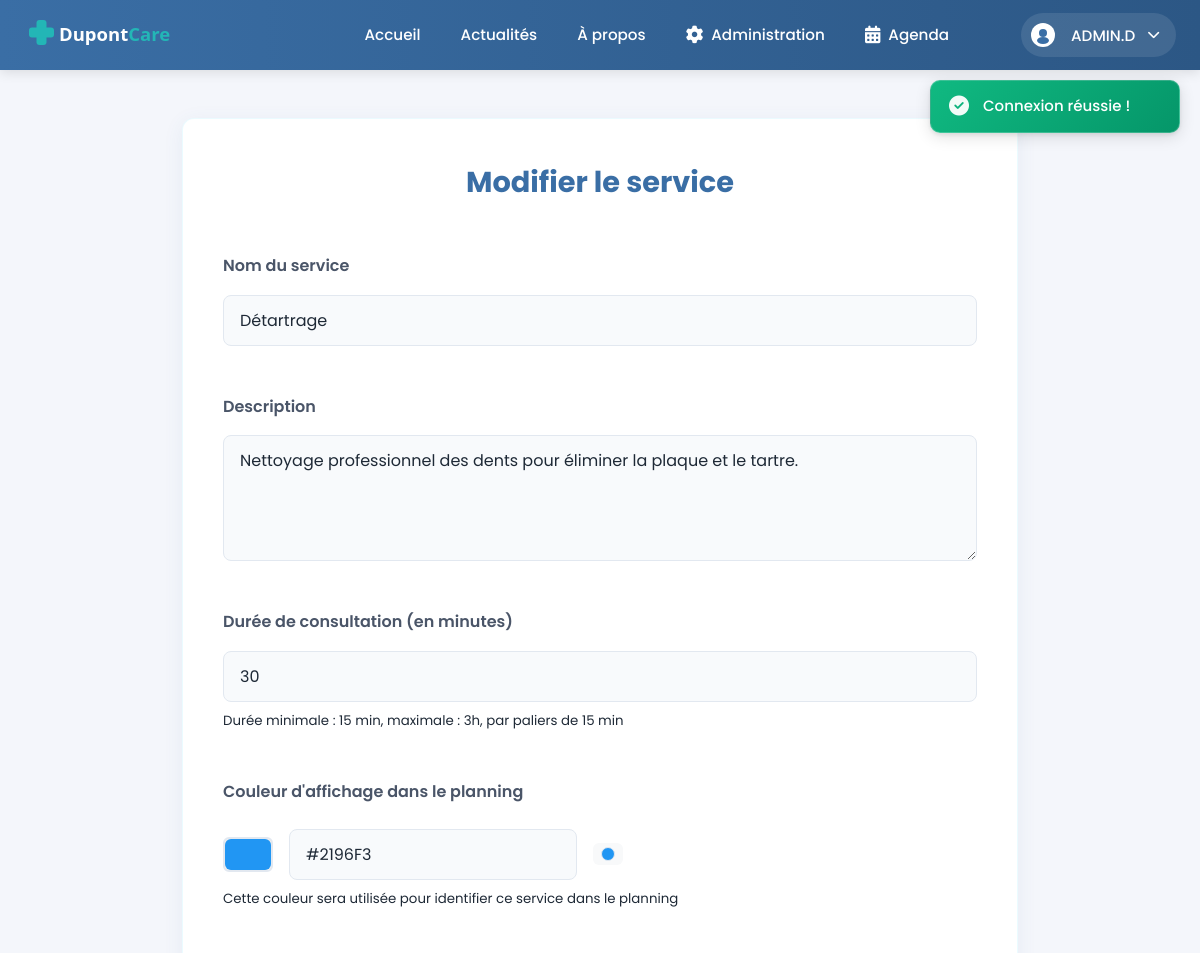
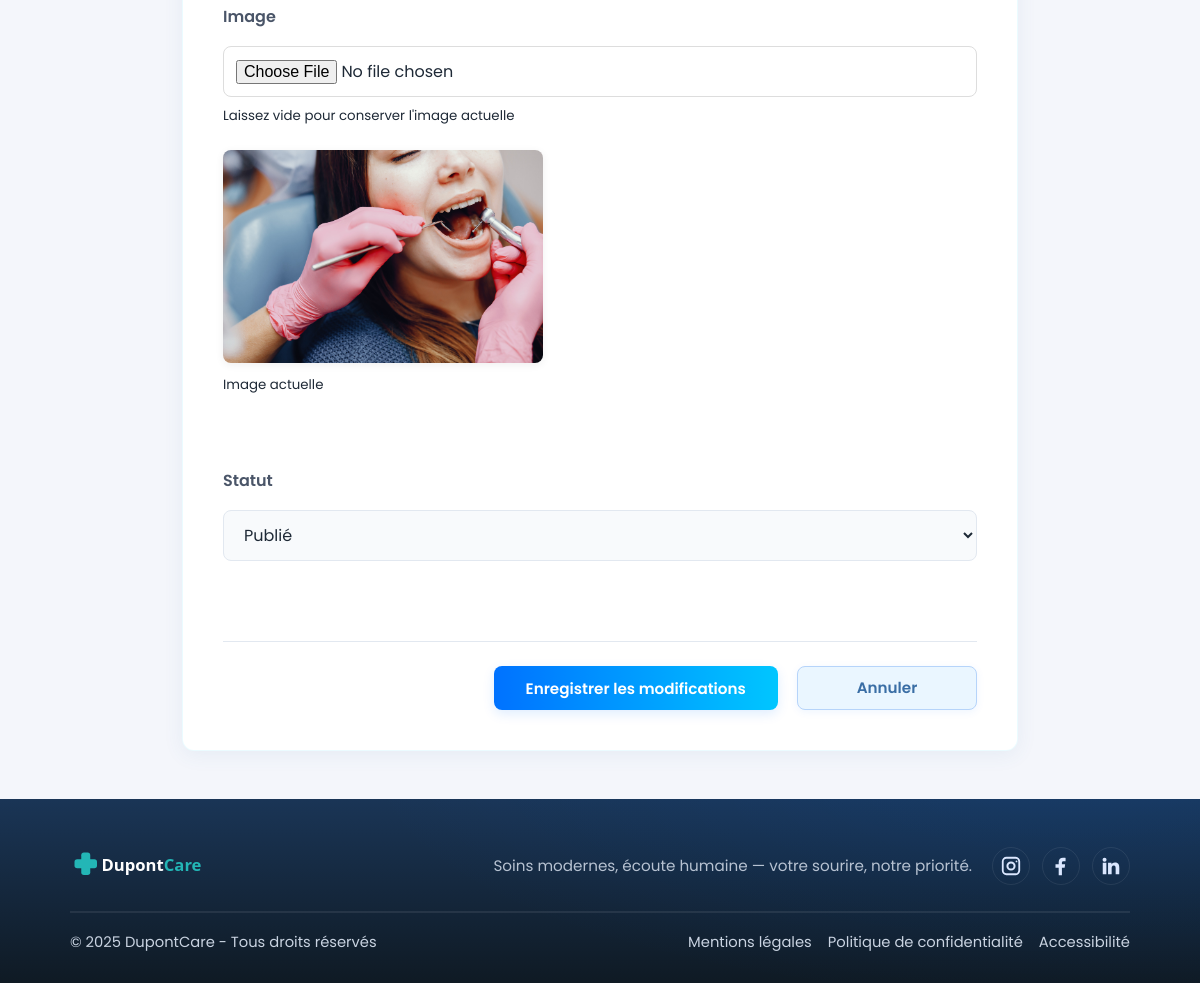
/index.php?page=services&action=edit&id=2 (signed in), run on the app's committed database (2 pictures, top to bottom).
### tables this page shows
CREATE TABLE `service` (
  `id` int(10) UNSIGNED NOT NULL,
  `titre` varchar(200) NOT NULL,
  `description` mediumtext NOT NULL,
  `statut` enum('BROUILLON','PUBLIE','ARCHIVE') NOT NULL DEFAULT 'BROUILLON',
  `image` varchar(255) DEFAULT NULL,
  `ordre` int(11) NOT NULL DEFAULT 0,
  `duree` int(11) NOT NULL DEFAULT 30,
  `couleur` varchar(7) DEFAULT '#4CAF50'
);

### app/controllers/ServicesController.php (called while the page is built, shortened)
<?php
class ServicesController {
    private $serviceModel;
    public function __construct() {
        $this->serviceModel = new ServiceModel();
    }
    public function edit($id) {
        $service = $this->serviceModel->getServiceByIdAdmin($id);
        require_once 'app/views/service/service-update.php';
    }
}

### app/core/App.php (called while the page is built, shortened)
<?php
class App {
    public function run() {
        $action = isset($_GET['action']) ? strtolower($_GET['action']) : 'index';
        $method = strtolower(trim($action));
        $params = [];
        if (isset($_GET['id'])) {
            $params[] = $_GET['id'];
        }
        try {
            $controller = new $controllerClass();
            call_user_func_array([$controller, $method], $params);
        } catch (\Exception $e) {
            http_response_code(404);
            include __DIR__ . '/../views/error/404.php';
        }
    }
}

### index.php (called while the page is built, shortened)
<?php
$app = new App();
$app->run();

### app/models/database.php (called while the page is built, shortened)
<?php
class Database {
    private static $instance = null;
    private $connection;
    private function __construct() {
        $host = DB_HOST;
        $dbname = DB_NAME;
        $user = DB_USER;
        $pass = DB_PASS;
        $charset = DB_CHARSET;
        $options = [
            PDO::ATTR_ERRMODE => PDO::ERRMODE_EXCEPTION,
            PDO::ATTR_DEFAULT_FETCH_MODE => PDO::FETCH_ASSOC,
            PDO::MYSQL_ATTR_INIT_COMMAND => "SET NAMES $charset"
        ];
        try {
            $this->connection = new PDO(
                "mysql:host=$host;dbname=$dbname;charset=$charset",
                $user,
                $pass,
                $options
            );
        } catch (PDOException $e) {
            die('Erreur connexion BDD : ' . $e->getMessage());
        }
    }
    public function prepare($sql) {
        return $this->connection->prepare($sql);
    }
    public static function getInstance() {
        if (self::$instance === null) {
            self::$instance = new self();
        }
        return self::$instance;
    }
}

### app/core/Model.php (called while the page is built, shortened)
<?php
abstract class Model {
    public function __construct() {
        $this->db = Database::getInstance();
    }
}

### app/models/ServiceModel.php (called while the page is built, shortened)
<?php
class ServiceModel extends Model {
    public function getServiceByIdAdmin($id) {
        $sql = "SELECT * FROM service WHERE id = ?";
        $stmt = $this->db->prepare($sql);
        $stmt->execute([$id]);
        return $stmt->fetch();
    }
}

### app/views/service/service-update.php (the view, shortened to what this page needs)
<?php
require_once __DIR__ . '/../templates/header.php';
?>
<link rel="stylesheet" href="<?php echo BASE_URL; ?>/css/modules/service/service-update.css">
<link rel="stylesheet" href="<?php echo BASE_URL; ?>/css/components/color-picker.css">
<section class="service-update-section">
    <form class="service-update-form" method="post" enctype="multipart/form-data" action="index.php?page=services&action=edit&id=<?php echo htmlspecialchars($service['id']); ?>">
        <h2>Modifier le service</h2>
        <div class="form-group">
            <label for="titre">Nom du service</label>
            <input type="text" id="titre" name="titre" required value="<?php echo htmlspecialchars($service['titre'] ?? ''); ?>" />
        </div>
        <div class="form-group">
            <label for="description">Description</label>
            <textarea id="description" name="description" rows="4" required><?php echo htmlspecialchars($service['description'] ?? ''); ?></textarea>
        </div>
        <div class="form-group">
            <label for="duree">Durée de consultation (en minutes)</label>
            <input type="number" id="duree" name="duree" min="15" max="180" step="15" value="<?php echo htmlspecialchars($service['duree'] ?? '30'); ?>" required>
            <small class="form-text text-muted">Durée minimale : 15 min, maximale : 3h, par paliers de 15 min</small>
        </div>
        <div class="form-group">
            <label for="couleur">Couleur d'affichage dans le planning</label>
            <div class="color-picker-container">
                <input type="color"
                       id="couleur"
                       name="couleur"
                       value="<?php echo htmlspecialchars($service['couleur'] ?? '#4CAF50'); ?>"
                       required
                       onchange="updateColorInputs(this)">
                <input type="text"
                       id="couleurText"
                       class="color-input-text"
                       value="<?php echo htmlspecialchars($service['couleur'] ?? '#4CAF50'); ?>"
                       pattern="^#[0-9A-Fa-f]{6}$"
                       title="Code couleur hexadécimal (ex: #FF0000)"
                       onchange="updateColorFromText(this)"
                       oninput="this.value = this.value.toUpperCase()">
                <div class="color-preview">
                    <span class="color-preview-dot" id="colorPreviewDot" style="background-color: <?php echo htmlspecialchars($service['couleur'] ?? '#4CAF50'); ?>"></span>
                </div>
            </div>
            <small class="form-text text-muted">Cette couleur sera utilisée pour identifier ce service dans le planning</small>
        </div>
        <div class="form-group">
            <label for="image">Image</label>
            <input type="file" id="image" name="image" accept="image/*" onchange="previewServiceImage(event)">
            <small class="form-text text-muted">Laissez vide pour conserver l'image actuelle</small>
            <?php if (!empty($service['image'])): ?>
                <div style="margin-top:1em;">
                    <img src="<?php echo BASE_URL; ?>/public/uploads/<?php echo htmlspecialchars($service['image']); ?>" alt="Image actuelle" loading="lazy" style="max-width:320px;max-height:240px;border-radius:8px;box-shadow:0 2px 8px #0001;">
                    <br><small>Image actuelle</small>
                </div>
            <?php endif; ?>
        </div>
        <div class="form-group">
            <label for="statut">Statut</label>
            <select id="statut" name="statut" required>
                <option value="PUBLIE" <?php echo ($service['statut'] === 'PUBLIE') ? 'selected' : ''; ?>>Publié</option>
            </select>
        </div>
        <div class="form-actions">
            <button type="submit" class="btn-admin add">Enregistrer les modifications</button>
            <a href="index.php?page=admin" class="btn-admin">Annuler</a>
        </div>
    </form>
</section>
<?php require_once __DIR__ . '/../templates/footer.php'; ?>

### css/base/polices.css (style rules this page uses)
body { font-family: 'Poppins', system-ui, -apple-system, Segoe UI, Roboto, Arial, sans-serif !important; }
button, input, select, textarea, .btn, .btn-primary, .btn-secondary, .btn-admin, .btn-hero, .btn-outline, .btn-small, .btn-login, .btn-register, .btn-cancel, .btn-confirm, .btn-new-rdv, .tab-button, .user-button, .guest-button, label, span, p, h1, h2, h3, h4, h5, h6, div, a, td, th { font-family: 'Poppins', sans-serif !important; }
.form-group input, .form-group select, .form-group textarea, .admin-filter input, .login-field input, .register-field input, .date-input, input[type="text"], input[type="email"], input[type="password"], input[type="tel"], input[type="date"], input[type="number"] { font-family: 'Poppins', sans-serif !important; }
html { height: 100%; }
body { min-height: 100vh; display: flex; flex-direction: column; }

### css/base/style.css (style rules this page uses)
* { box-sizing: border-box; margin: 0; padding: 0; scroll-behavior: auto; }
body { font-family: 'Poppins', system-ui, -apple-system, Segoe UI, Roboto, Arial, sans-serif; line-height: 1.6; color: #333; }
.form-group { margin-bottom: 1rem; }
.form-group label { display: block; margin-bottom: 0.5rem; font-weight: 500; }
.form-group input { width: 100%; padding: 0.75rem; border: 1px solid #ddd; border-radius: 8px; font-size: 1rem; }
:root { --bg: #f4f6fb; --brand: #3a6ea5; --accent: #00c6ff; --accent-2: #0072ff; --text: #1e2936; --white: #fff; --focus-ring: #0072ff; --focus-ring-offset: 2px; }
* { box-sizing: border-box; margin: 0; padding: 0; }
html, body { height: 100%; }
body { font-family: 'Poppins', system-ui, -apple-system, Segoe UI, Roboto, Arial, sans-serif; background: var(--bg); color: var(--text); line-height: 1.6; }

### css/layouts/header.css (style rules this page uses)
:root { --header-height: 70px; --header-bg: linear-gradient(90deg, #3a6ea5 0%, #2c5785 100%); --header-shadow: 0 2px 12px rgba(0, 0, 0, 0.12); --nav-item-hover: rgba(255, 255, 255, 0.15); --btn-primary: #00c6ff; --btn-primary-hover: #00b3e6; --dropdown-shadow: 0 4px 20px rgba(0, 0, 0, 0.15); --transition: 0.2s ease-in-out; }

### css/layouts/footer.css (style rules this page uses)
:root { --footer-bg: #0f1724; --footer-text: #c9d3e1; --footer-heading: #ffffff; --footer-line: rgba(255,255,255,0.08); --brand: #3a6ea5; }

### css/modules/service/service-update.css (style rules this page uses)
.service-update-section { width: min(95%, 900px); margin: 0 auto; padding: 3rem 2rem; }
.service-update-form { background: #fff; border-radius: 12px; box-shadow: 0 4px 20px rgba(58,110,165,0.08); padding: 2.5rem; display: flex; flex-direction: column; gap: 1.5rem; border: 1.5px solid rgba(0,198,255,0.08); }
.service-update-form h2 { margin: 0 0 1.5rem 0; font-size: 1.8rem; color: #3a6ea5; font-weight: 700; text-align: center; }
.form-group { display: flex; flex-direction: column; gap: 0.5rem; margin-bottom: 1.5rem; }
.form-group label { font-size: 1rem; color: #4a5568; font-weight: 600; }
.form-group input[type="text"], .form-group input[type="number"], .form-group textarea, .form-group select { width: 100%; padding: 0.75rem 1rem; border-radius: 8px; border: 1px solid #e2e8f0; background: #f8fafc; font-size: 1rem; color: #1e2936; outline: none; transition: all 0.2s ease; font-family: 'Poppins', system-ui, -apple-system, Segoe UI, Roboto, Arial, sans-serif; }
.form-actions { display: flex; justify-content: flex-end; align-items: center; gap: 1.2rem; margin-top: 2rem; padding-top: 1.5rem; border-top: 1px solid #e2e8f0; }
.btn-admin { min-width: 180px; height: 44px; padding: 12px 32px; border-radius: 8px; font-weight: 600; font-size: 0.95rem; cursor: pointer; display: inline-flex; align-items: center; justify-content: center; text-align: center; transition: all 0.2s ease; text-decoration: none; background: #eaf6ff; color: #3a6ea5; border: 1px solid #b6d4fa; box-shadow: 0 2px 8px rgba(0,114,255,0.07); }
.btn-admin.add { background: linear-gradient(to right, #0072ff, #00c6ff); color: #fff; border: none; box-shadow: 0 4px 12px rgba(0,114,255,0.13); }

### data on the page
service: titre "Détartrage", description "Nettoyage professionnel des dents pour éliminer la plaque et le tartre.", duree "30", couleur "#2196f3", image (picture), statut "Publié"

### other printed values
$nom "ADMIN"
$premiereLettre "D"
